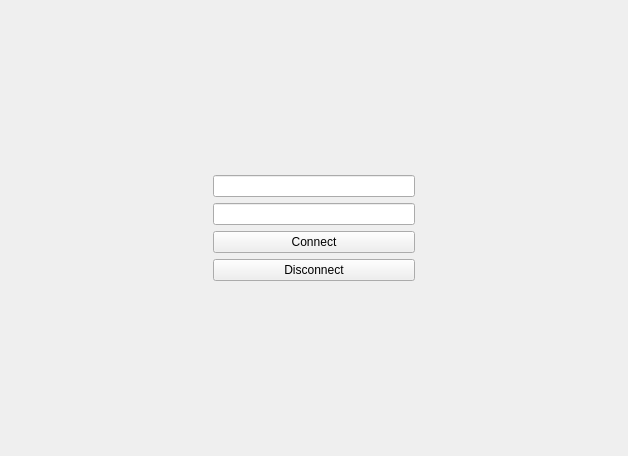
<?xml version="1.0" encoding="UTF-8"?>
<ui version="4.0">
 <class>ConnectionForm</class>
 <widget class="QWidget" name="ConnectionForm">
  <property name="geometry">
   <rect>
    <x>0</x>
    <y>0</y>
    <width>628</width>
    <height>456</height>
   </rect>
  </property>
  <property name="windowTitle">
   <string>Form</string>
  </property>
  <layout class="QGridLayout" name="gridLayout">
   <item row="2" column="1">
    <widget class="QLineEdit" name="lineEditPassword"/>
   </item>
   <item row="1" column="1">
    <widget class="QLineEdit" name="lineEditUsername"/>
   </item>
   <item row="0" column="1">
    <spacer name="verticalSpacer">
     <property name="orientation">
      <enum>Qt::Vertical</enum>
     </property>
     <property name="sizeHint" stdset="0">
      <size>
       <width>20</width>
       <height>40</height>
      </size>
     </property>
    </spacer>
   </item>
   <item row="5" column="1">
    <spacer name="verticalSpacer_2">
     <property name="orientation">
      <enum>Qt::Vertical</enum>
     </property>
     <property name="sizeHint" stdset="0">
      <size>
       <width>20</width>
       <height>40</height>
      </size>
     </property>
    </spacer>
   </item>
   <item row="2" column="2">
    <spacer name="horizontalSpacer">
     <property name="orientation">
      <enum>Qt::Horizontal</enum>
     </property>
     <property name="sizeHint" stdset="0">
      <size>
       <width>40</width>
       <height>20</height>
      </size>
     </property>
    </spacer>
   </item>
   <item row="3" column="1">
    <widget class="QPushButton" name="buttonConnect">
     <property name="text">
      <string>Connect</string>
     </property>
    </widget>
   </item>
   <item row="2" column="0">
    <spacer name="horizontalSpacer_2">
     <property name="orientation">
      <enum>Qt::Horizontal</enum>
     </property>
     <property name="sizeHint" stdset="0">
      <size>
       <width>40</width>
       <height>20</height>
      </size>
     </property>
    </spacer>
   </item>
   <item row="4" column="1">
    <widget class="QPushButton" name="buttonDisconnect">
     <property name="text">
      <string>Disconnect</string>
     </property>
    </widget>
   </item>
  </layout>
 </widget>
 <resources/>
 <connections/>
</ui>
